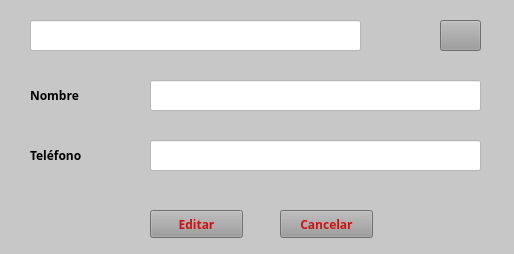
<?xml version="1.0" encoding="UTF-8"?>
<ui version="4.0">
 <class>MainWindow</class>
 <widget class="QMainWindow" name="MainWindow">
  <property name="geometry">
   <rect>
    <x>0</x>
    <y>0</y>
    <width>514</width>
    <height>254</height>
   </rect>
  </property>
  <property name="windowTitle">
   <string>Editar cliente</string>
  </property>
  <property name="windowIcon">
   <iconset>
    <normaloff>../iconos/m.ico</normaloff>../iconos/m.ico</iconset>
  </property>
  <property name="styleSheet">
   <string notr="true">background-color: rgb(199, 199, 199);</string>
  </property>
  <widget class="QWidget" name="centralwidget">
   <widget class="QLabel" name="label_4">
    <property name="geometry">
     <rect>
      <x>30</x>
      <y>130</y>
      <width>71</width>
      <height>51</height>
     </rect>
    </property>
    <property name="font">
     <font>
      <family>Franklin Gothic Book</family>
      <pointsize>9</pointsize>
      <weight>75</weight>
      <bold>true</bold>
     </font>
    </property>
    <property name="text">
     <string>Teléfono</string>
    </property>
   </widget>
   <widget class="QPushButton" name="pushButton_2">
    <property name="geometry">
     <rect>
      <x>280</x>
      <y>210</y>
      <width>93</width>
      <height>28</height>
     </rect>
    </property>
    <property name="font">
     <font>
      <family>Franklin Gothic Book</family>
      <pointsize>9</pointsize>
      <weight>75</weight>
      <bold>true</bold>
     </font>
    </property>
    <property name="styleSheet">
     <string notr="true">background-color: rgb(155, 155, 155);
color: rgb(206, 18, 18);</string>
    </property>
    <property name="text">
     <string>Cancelar</string>
    </property>
   </widget>
   <widget class="QLineEdit" name="lineEdit_4">
    <property name="geometry">
     <rect>
      <x>150</x>
      <y>140</y>
      <width>331</width>
      <height>31</height>
     </rect>
    </property>
    <property name="font">
     <font>
      <family>Franklin Gothic Book</family>
      <pointsize>9</pointsize>
     </font>
    </property>
    <property name="styleSheet">
     <string notr="true">background-color: rgb(255, 255, 255);</string>
    </property>
   </widget>
   <widget class="QLineEdit" name="lineEdit">
    <property name="geometry">
     <rect>
      <x>30</x>
      <y>20</y>
      <width>331</width>
      <height>31</height>
     </rect>
    </property>
    <property name="font">
     <font>
      <family>Franklin Gothic Book</family>
      <pointsize>9</pointsize>
     </font>
    </property>
    <property name="styleSheet">
     <string notr="true">background-color: rgb(255, 255, 255);</string>
    </property>
   </widget>
   <widget class="QPushButton" name="btn">
    <property name="geometry">
     <rect>
      <x>440</x>
      <y>20</y>
      <width>41</width>
      <height>31</height>
     </rect>
    </property>
    <property name="font">
     <font>
      <family>ITC Avant Garde Std Bk Cn</family>
      <pointsize>12</pointsize>
      <weight>75</weight>
      <bold>true</bold>
     </font>
    </property>
    <property name="styleSheet">
     <string notr="true">background-color: rgb(155, 155, 155);
color: rgb(206, 18, 18);</string>
    </property>
    <property name="text">
     <string/>
    </property>
   </widget>
   <widget class="QLineEdit" name="lineEdit_2">
    <property name="geometry">
     <rect>
      <x>150</x>
      <y>80</y>
      <width>331</width>
      <height>31</height>
     </rect>
    </property>
    <property name="font">
     <font>
      <family>Franklin Gothic Book</family>
      <pointsize>9</pointsize>
     </font>
    </property>
    <property name="styleSheet">
     <string notr="true">background-color: rgb(255, 255, 255);</string>
    </property>
   </widget>
   <widget class="QLabel" name="label_2">
    <property name="geometry">
     <rect>
      <x>30</x>
      <y>80</y>
      <width>81</width>
      <height>31</height>
     </rect>
    </property>
    <property name="font">
     <font>
      <family>Franklin Gothic Book</family>
      <pointsize>9</pointsize>
      <weight>75</weight>
      <bold>true</bold>
     </font>
    </property>
    <property name="text">
     <string>Nombre</string>
    </property>
   </widget>
   <widget class="QPushButton" name="pushButton">
    <property name="geometry">
     <rect>
      <x>150</x>
      <y>210</y>
      <width>93</width>
      <height>28</height>
     </rect>
    </property>
    <property name="font">
     <font>
      <family>Franklin Gothic Book</family>
      <pointsize>9</pointsize>
      <weight>75</weight>
      <bold>true</bold>
     </font>
    </property>
    <property name="styleSheet">
     <string notr="true">background-color: rgb(155, 155, 155);
color: rgb(206, 18, 18);</string>
    </property>
    <property name="text">
     <string>Editar</string>
    </property>
   </widget>
  </widget>
 </widget>
 <resources/>
 <connections/>
</ui>
